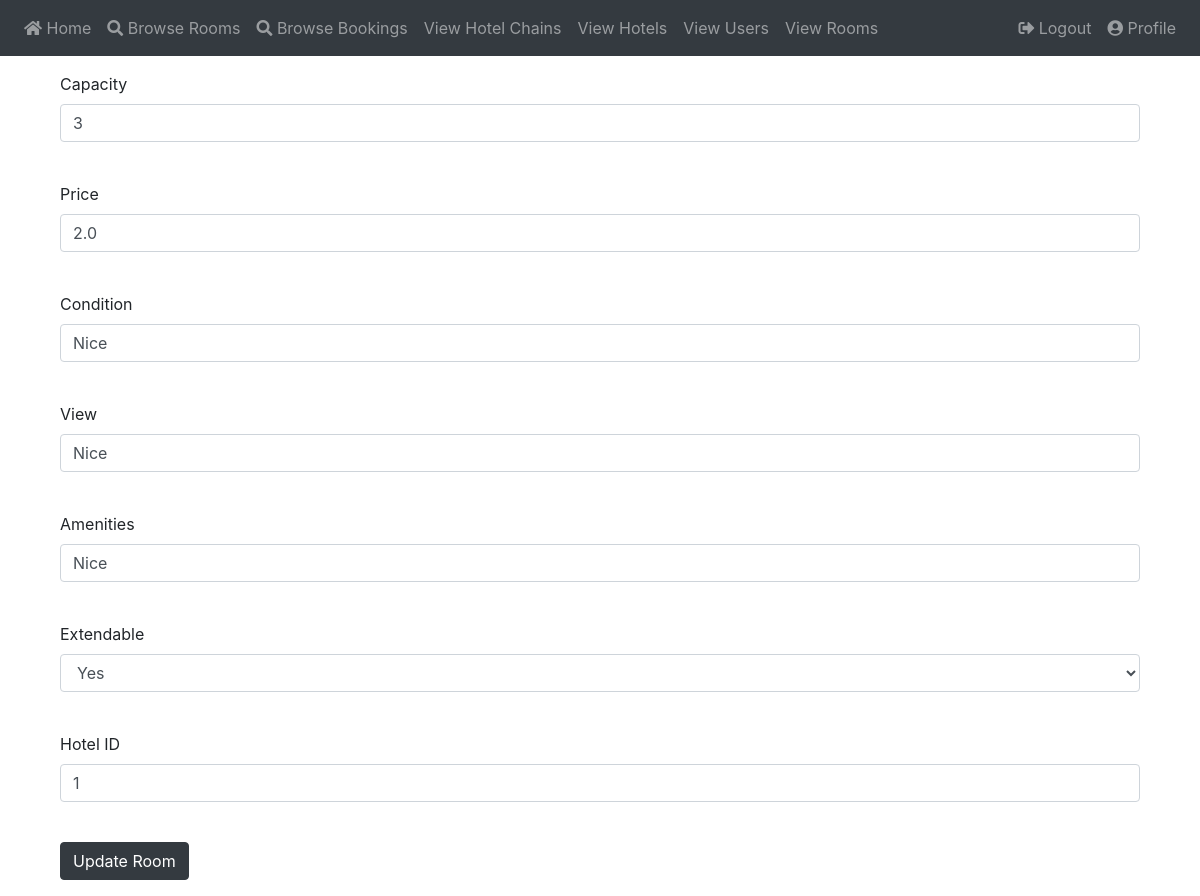
/edit_room/1 (signed in), run on an earlier commit of the app's database.
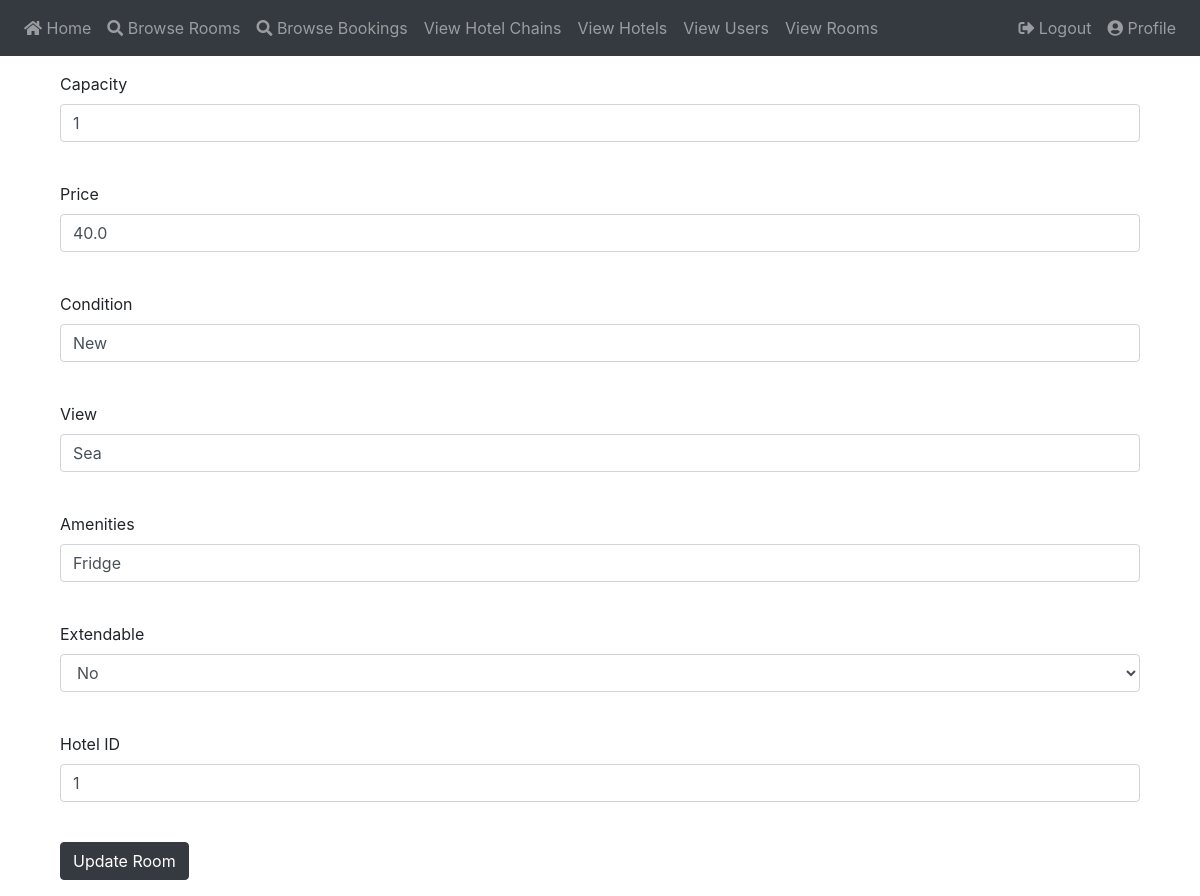
And on a later commit of the database.
### app/models.py (models this page shows)
class Room(db.Model):
    id          = db.Column(db.Integer, primary_key = True)
    capacity    = db.Column(db.Integer, nullable = False)
    price       = db.Column(db.Integer, nullable = False)
    condition   = db.Column(db.String(256), nullable = False)
    view        = db.Column(db.String(256), nullable = False)
    amenities   = db.Column(db.String(256), nullable = False)
    extendable  = db.Column(db.Boolean, nullable = False)
    hotel_id    = db.Column(db.Integer, db.ForeignKey('hotel.id'))

### app/routes.py (the view)
@app.route("/edit_room/<room_id>", methods = ["GET", "POST"])
@login_required
def edit_room(room_id):
    if current_user.priv > 1:
        room = Room.query.get(room_id)
        form = EditRoomForm()
        if form.validate_on_submit():
            room.capacity = form.capacity.data
            room.price = 100 * form.price.data
            room.condition = form.condition.data
            room.view = form.view.data
            room.amenities = form.amenities.data
            room.extendable = form.extendable.data == "Yes"
            room.hotel_id = form.hotel.data
            db.session.commit()
            flash("Modifications have been saved!")
            return redirect(url_for('view_rooms'))
        elif request.method == "GET":
            form.capacity.data = room.capacity
            form.price.data = int(room.price) / 100.00
            form.condition.data = room.condition
            form.view.data = room.view
            form.amenities.data = room.amenities
            form.extendable.data = "Yes" if room.extendable else "No"
            form.hotel.data = room.hotel_id
        return render_template("add_type/room.html", title="Edit Room", form=form, room_id = room_id)
    else:
        return redirect(url_for('view_rooms'))

### app/forms.py (shortened to what this page needs)
class EditRoomForm(FlaskForm):
    capacity = IntegerField("Capacity", validators=[DataRequired()])
    price = FloatField("Price", validators=[DataRequired()])
    condition = StringField("Condition", validators=[DataRequired()])
    view = StringField("View", validators=[DataRequired()])
    amenities = StringField("Amenities", validators=[DataRequired()])
    extendable = SelectField("Extendable", choices=[("Yes", "Yes"), ("No", "No")], validators=[DataRequired()])
    hotel = IntegerField("Hotel ID", validators=[DataRequired()])
    submit = SubmitField('Update Room')

### app/models.py (called while the page is built)
@login.user_loader
def load_user(id):
    return User.query.get(int(id))

### app/templates/add_type/room.html (shortened to what this page needs)
{% extends "base.html" %}
{% block content %}
    {% if form %}
    <div class="container">
        <form action="" method="post">
            <div class="container">
                <p>
                    {{ form.capacity.label }}<br>
                    {{ form.capacity(size=20, class="form-control") }}<br>
                </p>
                <p>
                    {{ form.price.label }}<br>
                    {{ form.price(size=20, class="form-control") }}<br>
                </p>
                <p>
                    {{ form.condition.label }}<br>
                    {{ form.condition(size=20, class="form-control") }}<br>
                </p>
                <p>
                    {{ form.view.label }}<br>
                    {{ form.view(size=20, class="form-control") }}<br>
                </p>
                <p>
                    {{ form.amenities.label }}<br>
                    {{ form.amenities(size=20, class="form-control") }}<br>
                </p>
                <p>
                    {{ form.extendable.label }}<br>
                    {{ form.extendable(class="form-control") }}<br>
                </p>
                <p>
                    {{ form.hotel.label }}<br>
                    {{ form.hotel(size=20, class="form-control") }}<br>
                </p>
                <p>{{ form.submit(class="btn btn-dark") }}</p>
            </div>
        </form>
    </div>
    {% endif %}
{% endblock %}

What changed in the data, as far as the page shows it:
changed Room: capacity "3" → "1"; price "2.0" → "40.0"; condition "Nice" → "New"; view "Nice" → "Sea"; amenities "Nice" → "Fridge"; extendable "Yes" → "No"
